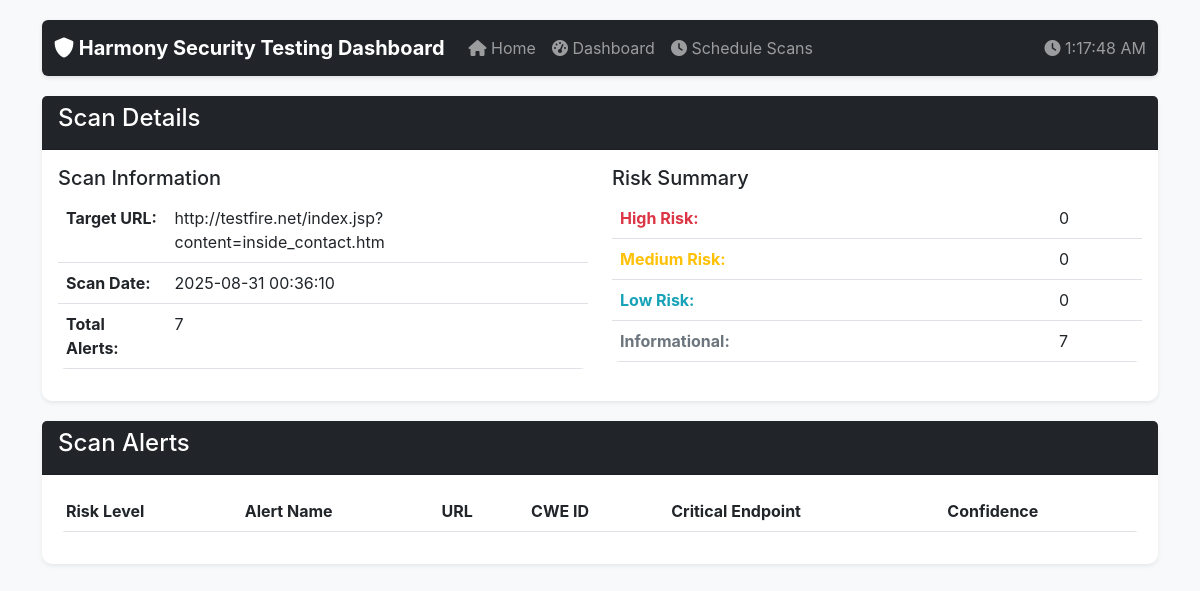
Page /scan/8 on the committed database.
### tables this page shows
CREATE TABLE scans (
                id INTEGER PRIMARY KEY,
                target_url TEXT NOT NULL,
                scan_date TEXT NOT NULL,
                total_alerts INTEGER,
                high_risk INTEGER,
                medium_risk INTEGER,
                low_risk INTEGER,
                info_risk INTEGER,
                status TEXT DEFAULT 'Completed',
                duration INTEGER DEFAULT 0,
                scan_type TEXT DEFAULT 'Full'
            , progress INTEGER DEFAULT 0, scheduled_scan_id INTEGER REFERENCES scheduled_scans(id));

### app.py (the view)
@app.route('/scan/<int:scan_id>')
def scan_details(scan_id):
    conn = get_db_connection()
    scan = conn.execute('SELECT * FROM scans WHERE id = ?', (scan_id,)).fetchone()
    if not scan:
        conn.close()
        return "Scan not found", 404
    conn.close()
    return render_template('scan_details.html', scan=dict(scan))

### app.py (called while the page is built)
def get_db_connection():
    try:
        conn = sqlite3.connect(DB_PATH)
        conn.row_factory = sqlite3.Row
        return conn
    except Exception as e:
        logger.error(f"Database connection error: {e}")
        raise

### templates/scan_details.html (shortened to what this page needs)
{% extends "base.html" %}
{% block content %}
<div class="row">
    <div class="col-md-12">
        <div class="card">
            <div class="card-header bg-dark text-white">
                <h4>Scan Details</h4>
            </div>
            <div class="card-body">
                <div class="row">
                    <div class="col-md-6">
                        <h5>Scan Information</h5>
                        <table class="table">
                            <tr>
                                <th>Target URL:</th>
                                <td>{{ scan.target_url }}</td>
                            </tr>
                            <tr>
                                <th>Scan Date:</th>
                                <td>{{ scan.scan_date }}</td>
                            </tr>
                            <tr>
                                <th>Total Alerts:</th>
                                <td>{{ scan.total_alerts }}</td>
                            </tr>
                        </table>
                    </div>
                    <div class="col-md-6">
                        <h5>Risk Summary</h5>
                        <table class="table">
                            <tr>
                                <th class="risk-high">High Risk:</th>
                                <td>{{ scan.high_risk }}</td>
                            </tr>
                            <tr>
                                <th class="risk-medium">Medium Risk:</th>
                                <td>{{ scan.medium_risk }}</td>
                            </tr>
                            <tr>
                                <th class="risk-low">Low Risk:</th>
                                <td>{{ scan.low_risk }}</td>
                            </tr>
                            <tr>
                                <th class="risk-info">Informational:</th>
                                <td>{{ scan.info_risk }}</td>
                            </tr>
                        </table>
                    </div>
                </div>
            </div>
        </div>
    </div>
</div>
<div class="row">
    <div class="col-md-12">
        <div class="card">
            <div class="card-header bg-dark text-white">
                <h4>Scan Alerts</h4>
            </div>
            <div class="card-body">
                <div class="table-responsive">
                    <table id="scanAlertsTable" class="table table-striped table-hover">
                        <thead>
                            <tr>
                                <th>Risk Level</th>
                                <th>Alert Name</th>
                                <th>URL</th>
                                <th>CWE ID</th>
                                <th>Critical Endpoint</th>
                                <th>Confidence</th>
                            </tr>
                        </thead>
                    </table>
                </div>
            </div>
        </div>
    </div>
</div>
{% endblock %}

### templates/base.html (style rules this page uses)
body { padding-top: 20px; padding-bottom: 20px; background-color: #f8f9fa; font-family: -apple-system, BlinkMacSystemFont, 'Segoe UI', Roboto, sans-serif; }
.card { margin-bottom: 20px; box-shadow: 0 0.125rem 0.25rem rgba(0, 0, 0, 0.075); border: none; border-radius: 10px; }
.risk-high { color: #dc3545; font-weight: bold; }
.risk-medium { color: #ffc107; font-weight: bold; }
.risk-low { color: #17a2b8; font-weight: bold; }
.risk-info { color: #6c757d; font-weight: bold; }
.table { border-radius: 8px; overflow: hidden; }

### rows in the picture
scans: target_url "http://testfire.net/index.jsp?content=inside_contact.htm", scan_date "2025-08-31 00:36:10", total_alerts "7", high_risk "0", medium_risk "0", low_risk "0", info_risk "7"
